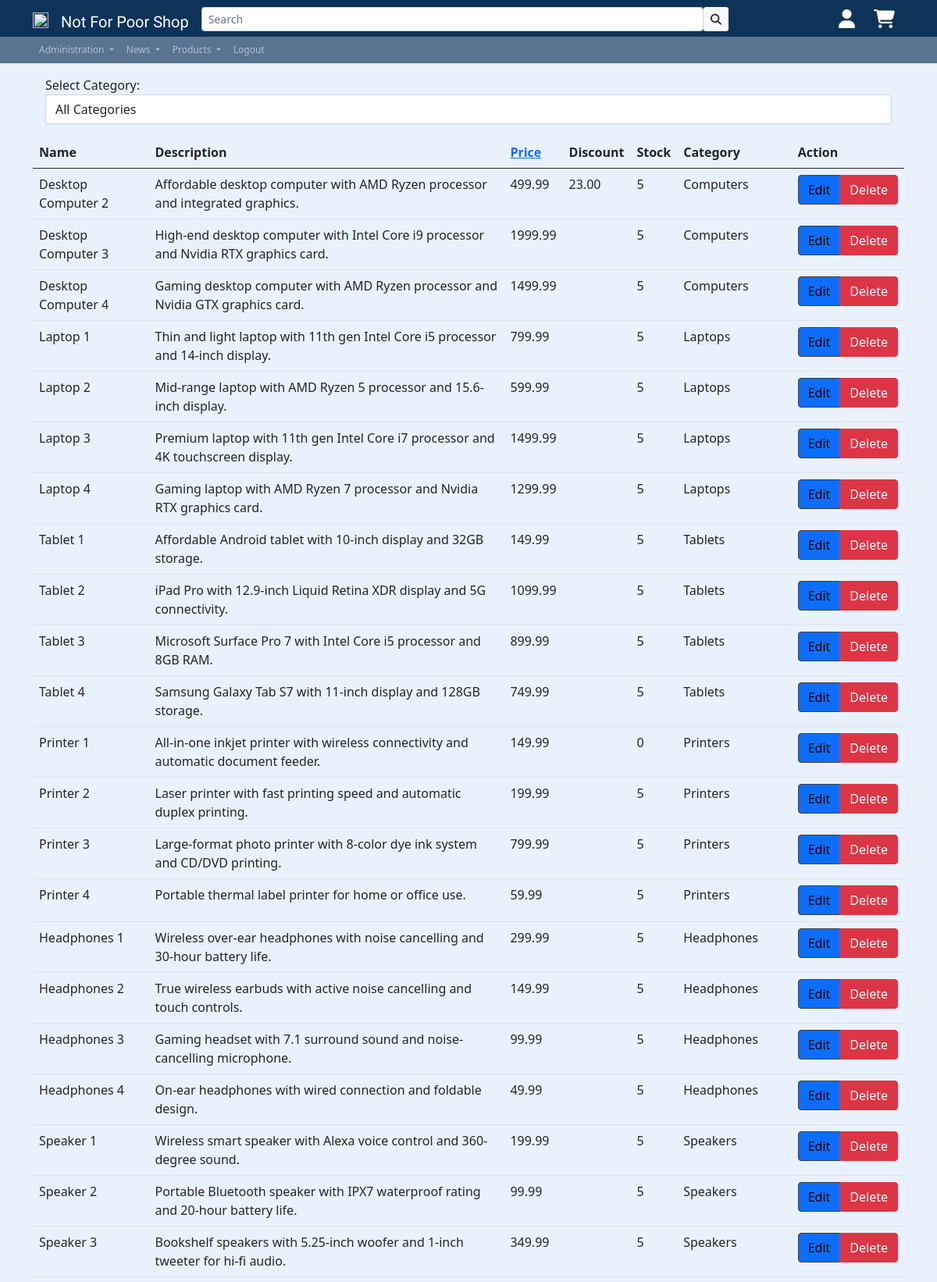
The app's page /app/inc/pgs/product_sellerpage.php (signed in, upper part) with its own data.
### tables this page shows
CREATE TABLE `products` (
  `id` int(11) NOT NULL,
  `seller_id` int(11) NOT NULL,
  `category_id` int(11) NOT NULL,
  `name` varchar(50) NOT NULL,
  `description` text DEFAULT NULL,
  `price` decimal(10,2) NOT NULL,
  `Discount` decimal(10,2) DEFAULT NULL,
  `Stock` int(11) DEFAULT NULL
);

CREATE TABLE `categories` (
  `id` int(11) NOT NULL,
  `name` varchar(50) NOT NULL
);

### app/inc/pgs/product_sellerpage.php (the view, shortened to what this page needs)
<!DOCTYPE html>
<html lang="en">
<head>
    <?php
    include '../includes/head.php';
    require_once('../../config/dbaccess.php');
    ?>
</head>
<body class="d-flex flex-column min-vh-100">
    <div class="container">
        <?php
        $db_obj = new mysqli($host, $user, $password, $database);
        $sql = 'SELECT * FROM categories';
        $stmt = $db_obj->prepare($sql);
        $stmt->execute();
        $result = $stmt->get_result();
        $categories = $result->fetch_all(MYSQLI_ASSOC);
        $selectedCategoryId = null;
        echo '<div class="m-3">';
        echo '<label for="category-select">Select Category:</label>';
        echo '<select class="form-control" id="category-select" onchange="changeCategory()">';
        echo '<option value="">All Categories</option>';
        echo '</select>';
        echo '</div>';
        $sql = 'SELECT * FROM products WHERE seller_id = ?';
        $stmt = $db_obj->prepare($sql);
        if ($selectedCategoryId) {
            $stmt->bind_param('ii', $_SESSION['seller_id'], $selectedCategoryId);
        } else {
            $stmt->bind_param('i', $_SESSION['seller_id']);
        }
        $stmt->execute();
        $result = $stmt->get_result();
        $products = $result->fetch_all(MYSQLI_ASSOC);
        if ($result) {
            echo '<table class="table">';
            echo '<thead><tr><th>Name</th><th>Description</th><th><a href="#" class="sortable" onclick="sortTable(2)">Price</a></th><th>Discount</th><th>Stock</th><th>Category</th><th>Action</th></tr></thead>';
            echo '<tbody>';
            foreach ($products as $product) {
                echo '<tr>';
                echo '<td>' . $product['name'] . '</td>';
                echo '<td>' . $product['description'] . '</td>';
                echo '<td>' . $product['price'] . '</td>';
                echo '<td>' . $product['Discount'] . '</td>';
                echo '<td>' . $product['Stock'] . '</td>';
                echo '<td>' . getCategoryName($product['category_id']) . '</td>';
                echo '<td><div class="btn-group" role="group" aria-label="Product Actions"><a href="#" onclick="editProduct(' . $product['id'] . ')" class="btn btn-primary">Edit</a><a href="#" onclick="deleteProduct(' . $product['id'] . ')" class="btn btn-danger">Delete</a></div></td>';
                echo '</tr>';
            }
            echo '</tbody>';
            echo '</table>';
        } else {
            echo 'Error executing query: ' . $stmt->error;
        }
        function getCategoryName($categoryId)
        {
            global $categories;
            foreach ($categories as $category) {
                if ($category['id'] == $categoryId) {
                    return $category['name'];
                }
            }
            return 'N/A';
        }
        ?>
    </div>
</body>
</html>

### app/res/css/styles.css (style rules this page uses)
html { height: 100%; }
body { background-color: #e9f2fc; font-family: "Segoe UI", Tahoma, Geneva, Verdana, sans-serif; background-image: none; background-repeat: no-repeat; background-position: center; background-attachment: fixed; }
.btn-primary, .btn-outline-primary, .btn-primary:hover, .btn-primary:active, .btn-primary:visited .acco { background-color: 016df0 !important; border-width: 1px; border-color: rgb(62, 62, 62); color: rgb(0, 0, 0); }

### app/inc/pgs/product_sellerpage.php (style rules this page uses)
.sortable { cursor: pointer; }

### records on screen
products: name "Desktop Computer 2", description "Affordable desktop computer with AMD Ryzen processor and integrated graphics.", price "499.99", Discount "23.00", Stock "5", category.name "Computers"
products: name "Desktop Computer 3", description "High-end desktop computer with Intel Core i9 processor and Nvidia RTX graphics card.", price "1999.99", Stock "5", category.name "Computers"
products: name "Desktop Computer 4", description "Gaming desktop computer with AMD Ryzen processor and Nvidia GTX graphics card.", price "1499.99", Stock "5", category.name "Computers"
products: name "Laptop 1", description "Thin and light laptop with 11th gen Intel Core i5 processor and 14-inch display.", price "799.99", Stock "5", category.name "Laptops"
products: name "Laptop 2", description "Mid-range laptop with AMD Ryzen 5 processor and 15.6-inch display.", price "599.99", Stock "5", category.name "Laptops"
products: name "Laptop 3", description "Premium laptop with 11th gen Intel Core i7 processor and 4K touchscreen display.", price "1499.99", Stock "5", category.name "Laptops"
products: name "Laptop 4", description "Gaming laptop with AMD Ryzen 7 processor and Nvidia RTX graphics card.", price "1299.99", Stock "5", category.name "Laptops"
products: name "Tablet 1", description "Affordable Android tablet with 10-inch display and 32GB storage.", price "149.99", Stock "5", category.name "Tablets"
products: name "Tablet 2", description "iPad Pro with 12.9-inch Liquid Retina XDR display and 5G connectivity.", price "1099.99", Stock "5", category.name "Tablets"
products: name "Tablet 3", description "Microsoft Surface Pro 7 with Intel Core i5 processor and 8GB RAM.", price "899.99", Stock "5", category.name "Tablets"
products: name "Tablet 4", description "Samsung Galaxy Tab S7 with 11-inch display and 128GB storage.", price "749.99", Stock "5", category.name "Tablets"
products: name "Printer 1", description "All-in-one inkjet printer with wireless connectivity and automatic document feeder.", price "149.99", Stock "0", category.name "Printers"
products: name "Printer 2", description "Laser printer with fast printing speed and automatic duplex printing.", price "199.99", Stock "5", category.name "Printers"
products: name "Printer 3", description "Large-format photo printer with 8-color dye ink system and CD/DVD printing.", price "799.99", Stock "5", category.name "Printers"
products: name "Printer 4", description "Portable thermal label printer for home or office use.", price "59.99", Stock "5", category.name "Printers"
products: name "Headphones 1", description "Wireless over-ear headphones with noise cancelling and 30-hour battery life.", price "299.99", Stock "5", category.name "Headphones"
products: name "Headphones 2", description "True wireless earbuds with active noise cancelling and touch controls.", price "149.99", Stock "5", category.name "Headphones"
products: name "Headphones 3", description "Gaming headset with 7.1 surround sound and noise-cancelling microphone.", price "99.99", Stock "5", category.name "Headphones"
products: name "Headphones 4", description "On-ear headphones with wired connection and foldable design.", price "49.99", Stock "5", category.name "Headphones"
products: name "Speaker 1", description "Wireless smart speaker with Alexa voice control and 360-degree sound.", price "199.99", Stock "5", category.name "Speakers"
products: name "Speaker 2", description "Portable Bluetooth speaker with IPX7 waterproof rating and 20-hour battery life.", price "99.99", Stock "5", category.name "Speakers"
products: name "Speaker 3", description "Bookshelf speakers with 5.25-inch woofer and 1-inch tweeter for hi-fi audio.", price "349.99", Stock "5", category.name "Speakers"
